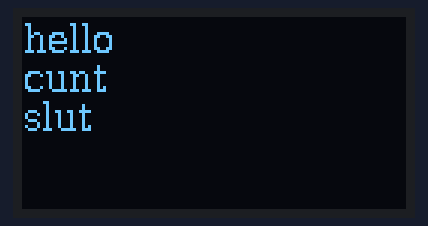
This program was run on a simulated Raspberry Pi (BCM pin numbers). Parts: 128×64 one-colour display. At 0.2 s the program stops and its outputs stay as they are.

Above: at 0.3 s.

The program:

lcd_display.py
```python
import time
import Adafruit_GPIO.SPI as SPI
import Adafruit_SSD1306

from PIL import Image
from PIL import ImageDraw
from PIL import ImageFont

# Raspberry Pi pin configuration:
RST = None     # on the PiOLED this pin isnt used
# Note the following are only used with SPI:
DC = 23
SPI_PORT = 0
SPI_DEVICE = 0

class LCDDisplay:
    ''' Class for LCD Display '''
    RST = None
    DC = 23
    SPI_PORT = 0
    SPI_DEVICE = 0

    def __init__(self):
        self.disp = Adafruit_SSD1306.SSD1306_128_64(rst=self.RST)
        # Initialize library
        self.disp.begin()
        self.width = self.disp.width
        self.height = self.disp.height
        self.image = Image.new('1', (self.width, self.height))
        self.padding = -2
        self.spacing = 13
        self.draw = ImageDraw.Draw(self.image)
        self.font = ImageFont.truetype(
        "./usr/share/fonts/truetype/dejavu/DejaVuSerif.ttf", size=12)
        #Clear Screen
        self.clear_display()

    def clear_display(self):
        self.disp.clear()
        self.disp.display()
        self.draw.rectangle((0,0,self.width,self.height), outline=0, fill=0)

    def write_lines(self, line: list, text: list):
        # Draw blank rectangle
        self.draw.rectangle((0,0,self.width,self.height), outline=0, fill=0)
        for l, txt in zip(line, text):
            self.draw.text((0, l*self.spacing), txt, font=self.font, fill=255)

        self.disp.image(self.image)
        self.disp.display()

    def write_line(self, line, text):
        self.draw.rectangle((0,0,self.width,self.height), outline=0, fill=0)
        self.draw.text((0, line*self.spacing), text, font=self.font, fill=255)
        self.disp.image(self.image)
        self.disp.display()

    def example(self):
        self.draw.text((0, 0), "HEY BITCH", font=self.font, fill=255)
        self.disp.image(self.image)
        self.disp.display()

if __name__ == "__main__":
    lcd = LCDDisplay()
    lcd.write_lines([0,1,2],["hello", "cunt", "slut"])
    #lcd.example()
```
